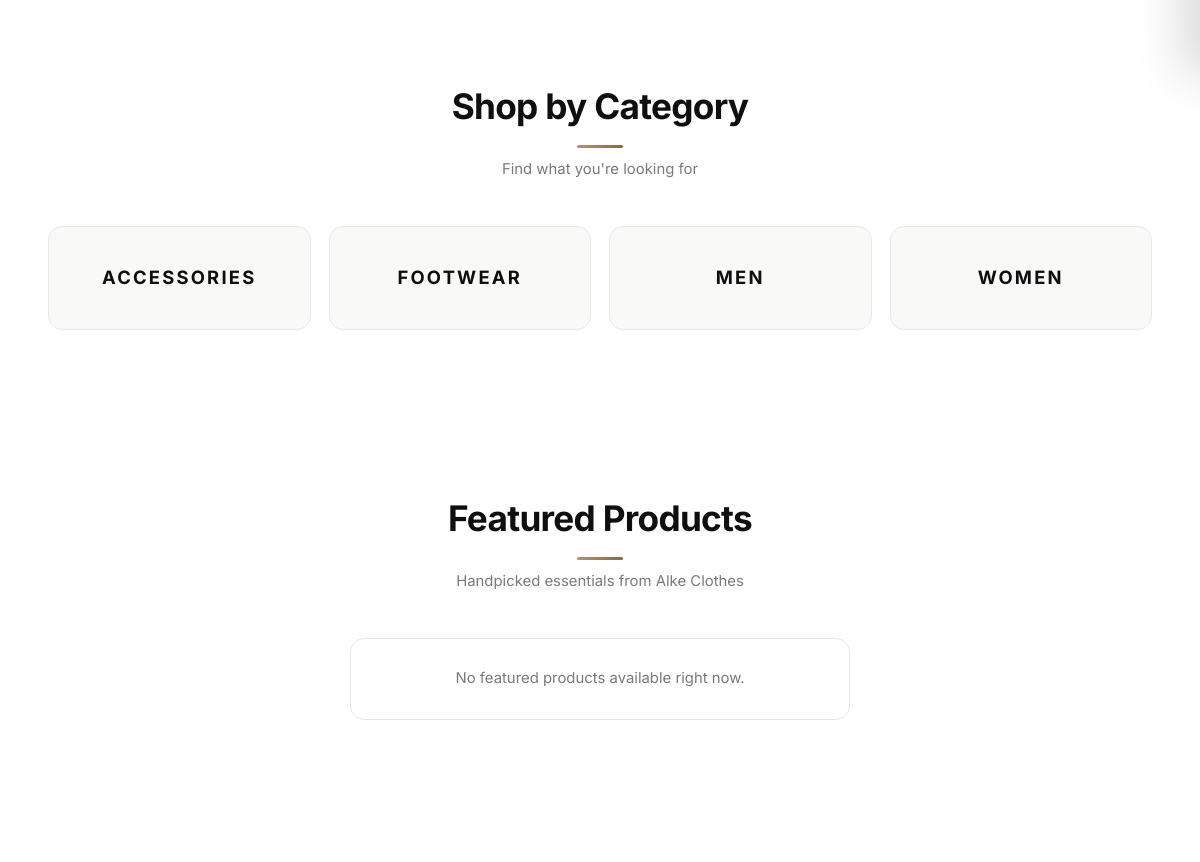
/ (middle part), run on an earlier commit of the app's database.
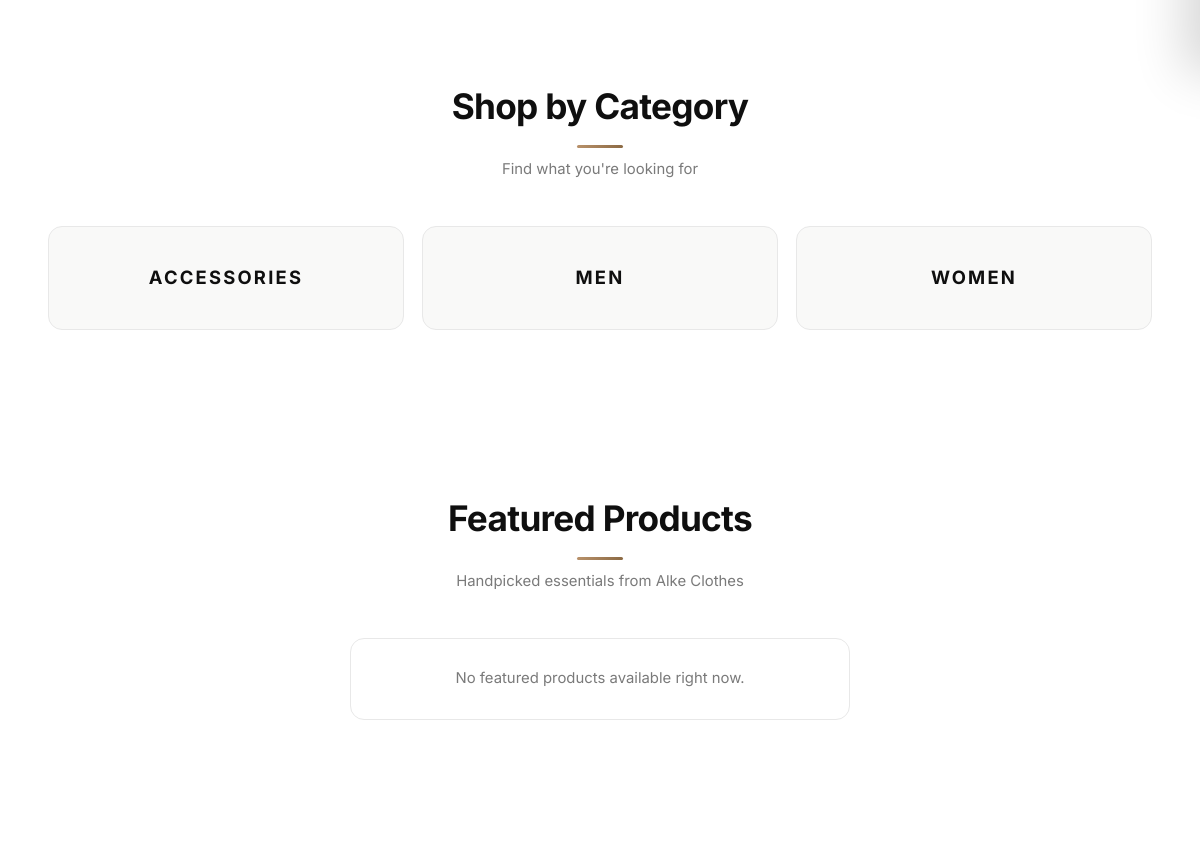
And on a later commit of the database.
### tables this page shows
CREATE TABLE IF NOT EXISTS categories (
    id INT AUTO_INCREMENT PRIMARY KEY,
    name VARCHAR(100) NOT NULL
);

### includes/helpers.php (called while the page is built, shortened)
<?php
if (!function_exists('alke_esc')) {
    function alke_esc($value): string
    {
        return htmlspecialchars((string)$value, ENT_QUOTES, 'UTF-8');
    }
}

### index.php (the view, shortened to what this page needs)
<?php
include 'includes/header.php';
$featuredResult = $conn->query("SELECT * FROM products ORDER BY (stock > 0) DESC, id DESC LIMIT 4");
$homeCategories = [];
$catResult = $conn->query("
    SELECT c.id, c.name, COUNT(p.id) AS product_count
    FROM categories c
    LEFT JOIN products p ON p.category_id = c.id
    GROUP BY c.id, c.name
    ORDER BY c.name ASC
");
if ($catResult) {
    while ($c = $catResult->fetch_assoc()) {
        $homeCategories[] = $c;
    }
}
?>
<main>
  <?php if (!empty($homeCategories)): ?>
  <section class="section">
    <div class="container">
      <div class="section-title">
        <h2>Shop by Category</h2>
        <p>Find what you're looking for</p>
      </div>
      <div class="category-grid">
        <?php foreach ($homeCategories as $cat): ?>
          <a href="/alke/pages/products?category=<?php echo (int)$cat['id']; ?>" class="category-card">
            <h3><?php echo alke_esc($cat['name']); ?></h3>
          </a>
        <?php endforeach; ?>
      </div>
    </div>
  </section>
  <?php endif; ?>
  <section class="section">
    <div class="container">
      <div class="section-title">
        <h2>Featured Products</h2>
        <p>Handpicked essentials from Alke Clothes</p>
      </div>
      <?php if ($featuredResult && $featuredResult->num_rows > 0): ?>
        <div class="products-grid">
          <?php while ($row = $featuredResult->fetch_assoc()): ?>
            <article class="product-card">
              <a href="/alke/pages/product?id=<?php echo (int)$row['id']; ?>" class="product-card-link">
                <div class="product-image-wrap">
                  <img
                    src="<?php echo alke_esc(alke_product_image($row)); ?>"
                    alt="<?php echo alke_esc($row['name']); ?>"
                    class="product-image"
                    loading="lazy"
                  >
                  <?php if ((int)$row['stock'] <= 0): ?>
                    <span class="stock-badge out">Out of Stock</span>
                  <?php endif; ?>
                </div>
                <div class="product-body">
                  <h3 class="product-name"><?php echo alke_esc($row['name']); ?></h3>
                  <p class="product-price">JD <?php echo number_format((float)$row['price'], 2); ?></p>
                </div>
              </a>
            </article>
          <?php endwhile; ?>
        </div>
        <div style="text-align:center; margin-top:36px;">
          <a href="/alke/pages/products" class="btn">View All Products</a>
        </div>
      <?php else: ?>
        <p class="no-products">No featured products available right now.</p>
      <?php endif; ?>
    </div>
  </section>
</main>
<?php include 'includes/footer.php'; ?>

What changed in the data, as far as the page shows it:
removed categories: name "FOOTWEAR"
